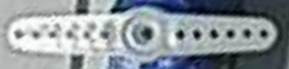
#> input picture template.png, 289 x 69 px
$ python copy_1.py   (older library calls are emulated)
#> lines starting #> are read from the running program, lines starting #| are printed output that depends on the picture
### utils.py
import cv2
import numpy as np
import matplotlib.pyplot as plt
from scipy.spatial.distance import cdist

# [6 lines left out: function coords_in_img, not called in this run]
def get_line_from_image(points):
    theta = np.pi/2
    # [4 lines of commented-out code are left out]
    d = cdist(points,points)
    # print(d)
    sorted = np.sort(d.ravel())
    # print(sorted)
    top = sorted[5:9]
    # print(top)
    inds1 = np.where(d==top[0])
    inds2 = np.where(d==top[3])
    # print(inds1,inds2)
    pts = np.vstack((np.mean(points[[inds1[0][0],inds1 [1][0]],:],axis=0),np.mean(points[[inds2[0][0],inds2[1][0]],:],axis=0)))
    pts = pts[np.argsort(pts[:,0]),:]
    return pts.reshape(2,2)
    # [6 lines of commented-out code are left out]

def get_angle(pts1,pts2):
    vec1 = pts1[0,:]-pts1[1,:]
    if pts1[0,1]>pts2[0,1]:
        vec2 = pts2[0,:]-pts2[1,:]
    else:
        vec2 = -(pts2[0,:]-pts2[1,:])
    vec1 = vec1/np.linalg.norm(vec1)
    vec2 = vec2/np.linalg.norm(vec2)
    dot = np.dot(vec1,vec2)
    theta = np.arccos(dot/(np.linalg.norm(vec1)*np.linalg.norm(vec2)))
    return theta*57.2958

def get_line_pts(dst):
    dst_line = np.polyfit(dst[:,0],dst[:,1],deg=1)
    fit = lambda c,x: c[0]*x+c[1]
    # src_pts = np.vstack((src_line(np.min(src[:,0])),src_line(np.max(src[:,0]))))
    dst_pts = np.array([[np.min(dst[:, 0]),fit(dst_line,np.min(dst[:, 0]))], [np.max(dst[:, 0]),fit(dst_line,np.max(dst[:, 0]))]])
    return dst_pts

# [19 lines of commented-out code are left out]

"""Black and white processing"""


# [35 lines left out: function black_white, not called in this run]
    # [8 lines of commented-out code are left out]

### copy_1.py
import numpy as np
import cv2 as cv
import  utils
from matplotlib import pyplot as plt
MIN_MATCH_COUNT = 5
img1 = cv.imread('template.png')
#> img1 is the input picture: shape (69, 289, 3); mean B, G, R 154.4, 149.1, 140.1
cap = cv.VideoCapture("output_original.mp4")
count =0
img1 = cv.GaussianBlur(img1,ksize=[5,5],sigmaX=1)
while cap.isOpened():
    ret, frame = cap.read()
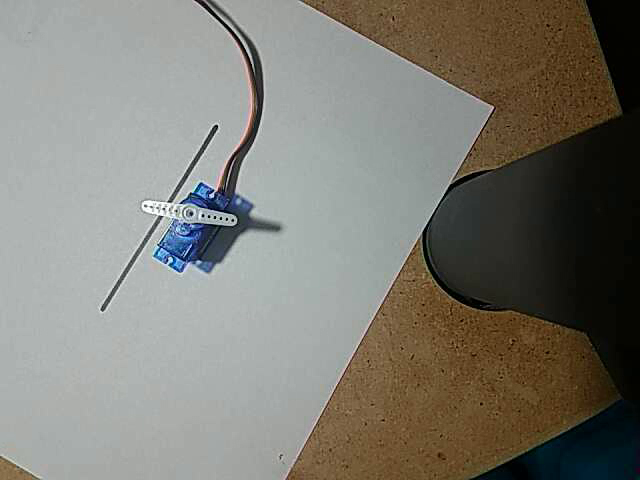
#> input picture frame 17 of output_original.mp4, 640 x 480 px
#> frame is the input picture: shape (480, 640, 3); mean B, G, R 115, 123, 124.9
    if ret == False:
        break
# queryImage
    img2 = frame # trainImage
    img2 = cv.GaussianBlur(img2, ksize=[5, 5],sigmaX=1)
# Initiate SIFT detector
    sift = cv.SIFT_create()
    # find the keypoints and descriptors with SIFT
    kp1, des1 = sift.detectAndCompute(img1,None)
#> kp1 = 153 keypoints; strongest (x, y, size): (180, 35, 5.6), (197, 34, 5.2), (230, 34, 5.1), (214, 34, 5.3)
    kp2, des2 = sift.detectAndCompute(img2,None)
#> kp2 = 421 keypoints; strongest (x, y, size): (212, 196, 3), (215, 128, 3.9), (191, 214, 3), (204, 246, 29.7)
    # [5 lines of commented-out code are left out]
    bf = cv.BFMatcher(cv.NORM_L2, crossCheck=True)
    # Match descriptors.
    matches = bf.match(des1,des2)
#> matches = 59 matches
    matches = sorted(matches, key = lambda x:x.distance)
    good = matches[:30]
#> good = 30 matches
    # store all the good matches as per Lowe's ratio test.
    # good = []
    # for m,n in matches:
    #     if m.distance < 0.7*n.distance:
    #         good.append(m)
    # Now we set a condition that atleast 10 matches (defined by MIN_MATCH_COUNT) are to be there to find the object. Otherwise simply show a message saying not enough matches are present.

    # If enough matches are found, we extract the locations of matched keypoints in both the images. They are passed to find the perspective transformation. Once we get this 3x3 transformation matrix, we use it to transform the corners of queryImage to corresponding points in trainImage. Then we draw it.
    if len(good)>MIN_MATCH_COUNT:
        src_pts = np.float32([ kp1[m.queryIdx].pt for m in good ]).reshape(-1,1,2)
#> src_pts = 30 rows, first 8: [206.5, 46.13], [237.9, 23.12], [205.7, 22.19], [256.3, 23.82], [239.3, 11.58], [247, 33.25], [213.8, 33.99], [18.68, 34.29]
        dst_pts = np.float32([ kp2[m.trainIdx].pt for m in good ]).reshape(-1,1,2)
#> dst_pts = 30 rows, first 8: [211, 221.1], [224.1, 215], [213.2, 212.6], [230.9, 216.3], [552.3, 440.7], [208.8, 216.4], [214.7, 217.3], [145.5, 205.8]

        M, mask = cv.findHomography(src_pts, dst_pts, cv.RANSAC,5.0)
#> M = [[0.313, -0.431, 142.2], [0.0387, -0.18, 193.5], [-7.99e-05, -0.00246, 1]]; mask = 30 values, max 1 at index 0, min 0 at index 4, mean 0.733
        matchesMask = mask.ravel().tolist()
#> matchesMask has the same summary as mask
        h,w,d = img1.shape
#> h = 69; w = 289; d = 3
        pts = np.float32([ [0,0],[0,h-1],[w-1,h-1],[w-1,0] ]).reshape(-1,1,2)
#> pts = [[0, 0], [0, 68], [288, 68], [288, 0]]
        dst = cv.perspectiveTransform(pts,M)
#> dst = [[142.2, 193.5], [135.6, 217.7], [250.7, 237.7], [237.7, 209.4]]
        img2 = cv.polylines(img2,[np.int32(dst)],True,255,3, cv.LINE_AA)
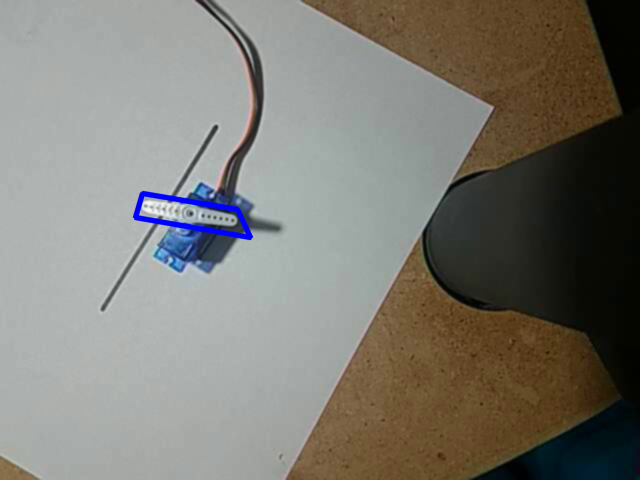
#> img2: shape (480, 640, 3); mean B, G, R 115.5, 122.5, 124.5
    else:
        print( "Not enough matches are found - {}/{}".format(len(good), MIN_MATCH_COUNT) )
        matchesMask = None
    ## Act Computation
    # pts = utils.coords_in_img(img1,M)
    pts = dst.reshape(dst.shape[0],2)
#> pts has the same summary as dst
    if count==0:
        angle=[]
        pts_ref = [utils.get_line_from_image(pts)]#[np.array([[0,0],[1,0]])]#
#> in get_line_from_image, `d = cdist(points,points)`: d = [[0, 25.1, 117.2, 96.84], [25.1, 0, 116.8, 102.4], [117.2, 116.8, 0, 31.06], [96.84, 102.4, 31.06, 0]]
#> in get_line_from_image, `sorted = np.sort(d.ravel())`: sorted = [0, 0, 0, 0, 25.1, 25.1, 31.06, 31.06, 96.84, 96.84, 102.4, 102.4, 116.8, 116.8, 117.2, 117.2]
#> in get_line_from_image, `top = sorted[5:9]`: top = [25.1, 31.06, 31.06, 96.84]
#> in get_line_from_image, `inds1 = np.where(d==top[0])`: inds1 = ([0, 1], [1, 0])
#> in get_line_from_image, `inds2 = np.where(d==top[3])`: inds2 = ([0, 3], [3, 0])
#> in get_line_from_image, `pts = np.vstack((np.mean(points[[inds1[0][0],inds1 [1][0]],:],axis=0),..`: pts = [[138.9, 205.6], [189.9, 201.5]]
#> pts_ref = [[[138.9, 205.6], [189.9, 201.5]]]
    else:
        # pts_cur = utils.get_line_from_image(pts)
        pts_cur = utils.get_line_pts(pts)
        angle.append(utils.get_angle(pts_ref[-1].copy(),pts_cur))
        print(angle[-1])
        if angle[-1]<=3 or angle[-1]>=177:
            pts_ref[-1]=(0.5*(pts_ref[-1]+pts_cur))#pts_ref[-1]#
        else:
            print("motion_detected")
            pts_ref.append(pts_cur)

    # Finally we draw our inliers (if successfully found the object) or matching keypoints (if failed).
    draw_params = dict(matchColor = (0,255,0), # draw matches in green color
                       singlePointColor = None,
                       matchesMask = matchesMask, # draw only inliers
                       flags = 2)
#> draw_params = 4 items
    img3 = cv.drawMatches(img1,kp1,img2,kp2,good,None,**draw_params)
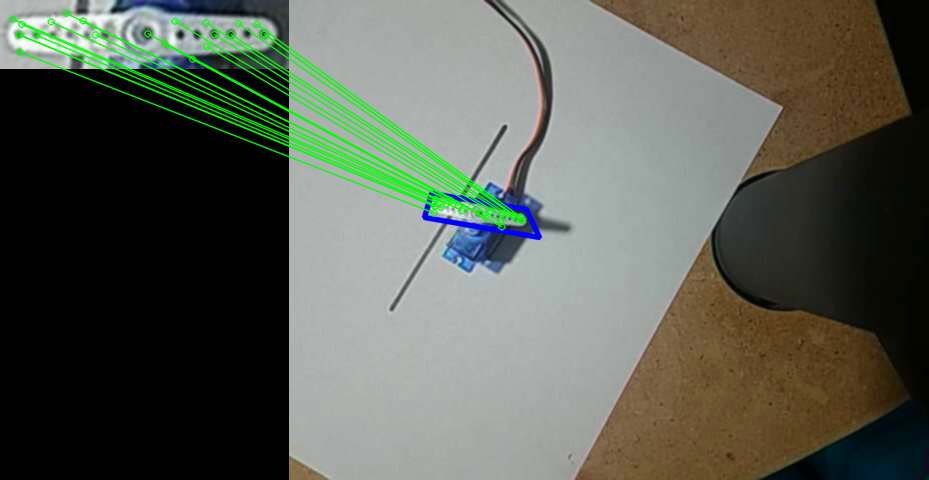
#> img3: shape (480, 929, 3); mean B, G, R 83.4, 94, 89.2
    coords = [img1.shape[0],img1.shape[1]]
#> coords = [69, 289]
    cv.imshow("frame",img3)
    cv.waitKey(0)
    count+=1
cap.release()
plt.scatter(x=range(len(angle)),y=angle)
plt.show()
